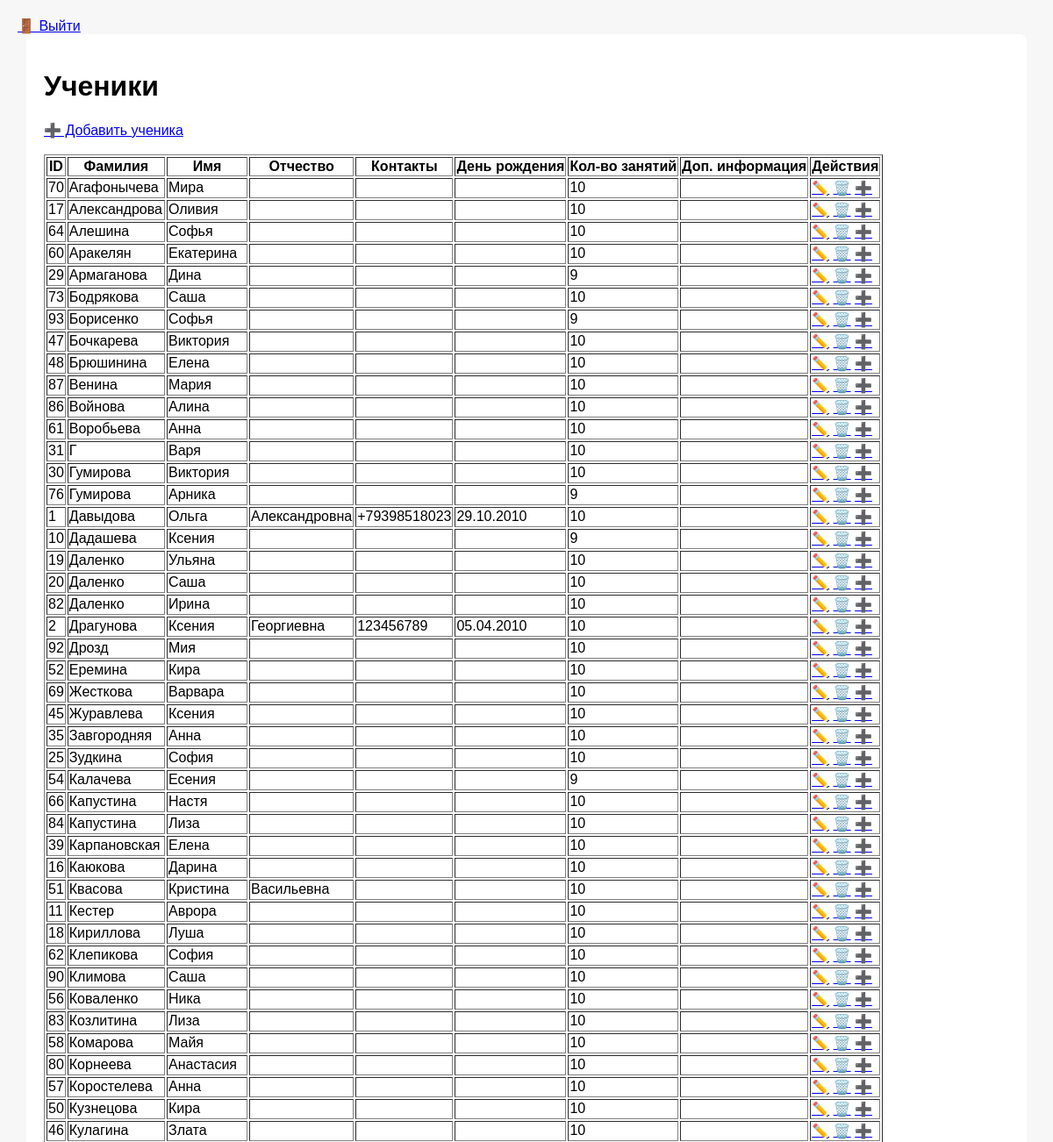
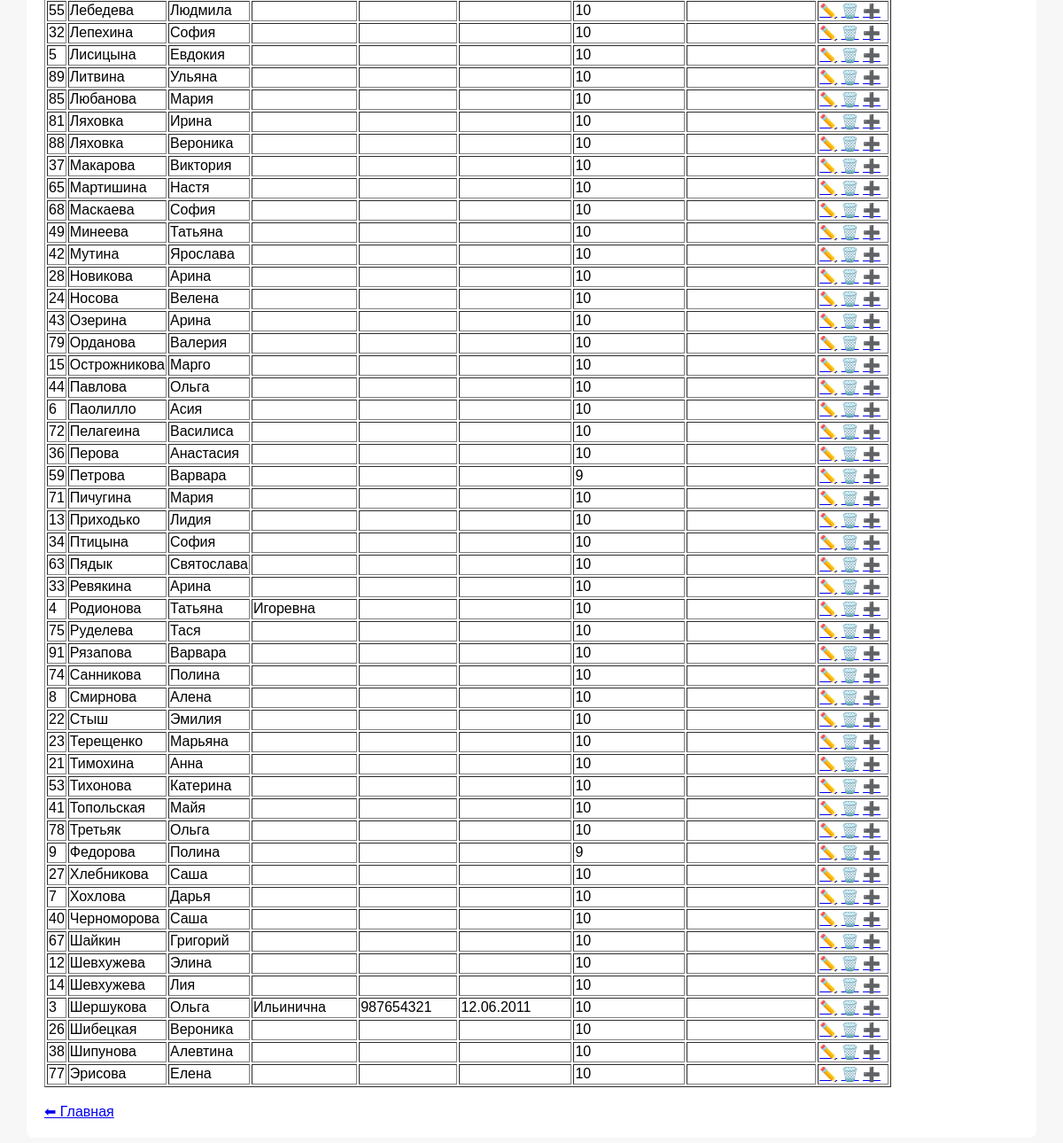
/students (signed in), run on an earlier commit of the app's database (2 pictures, top to bottom).
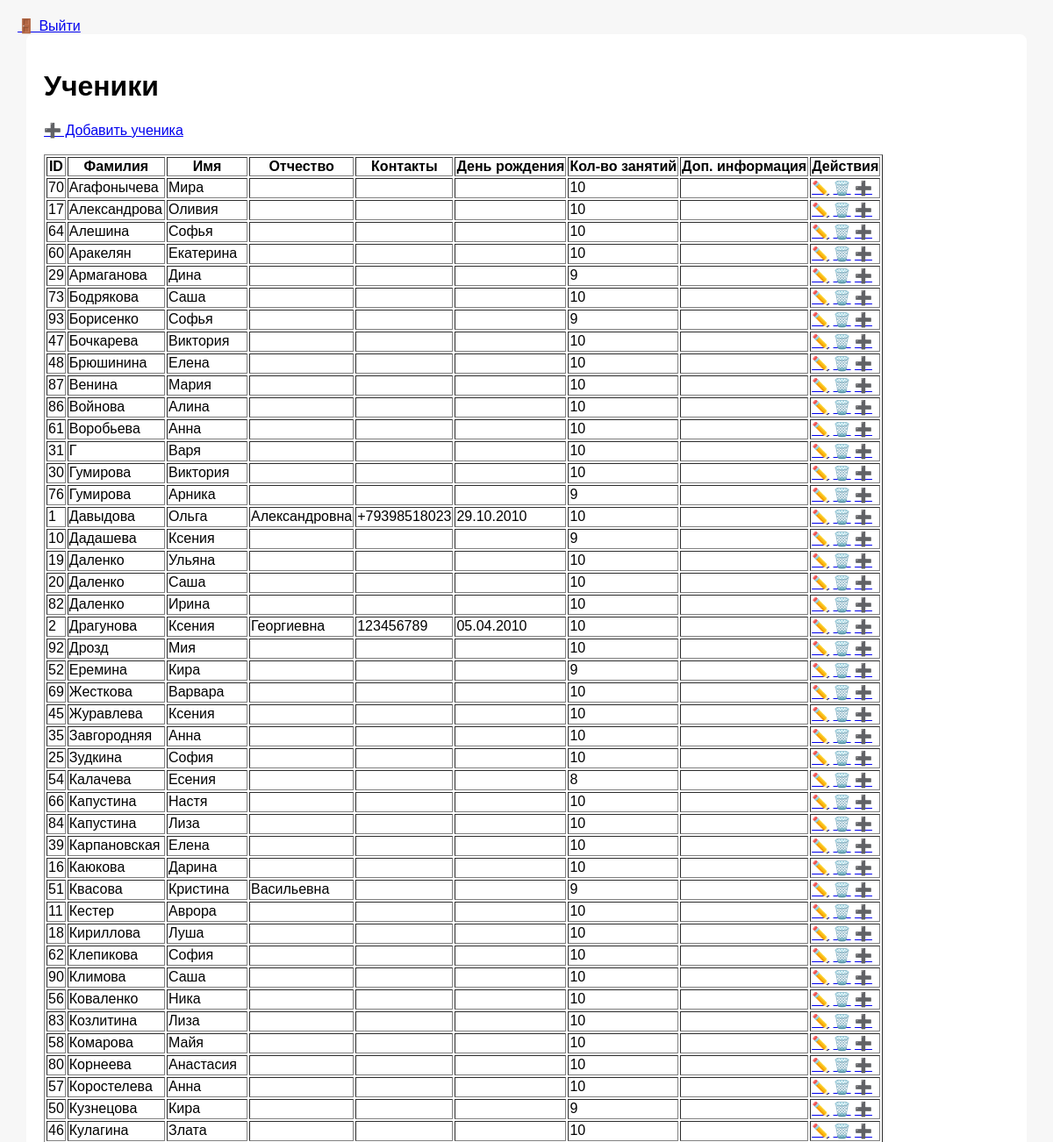
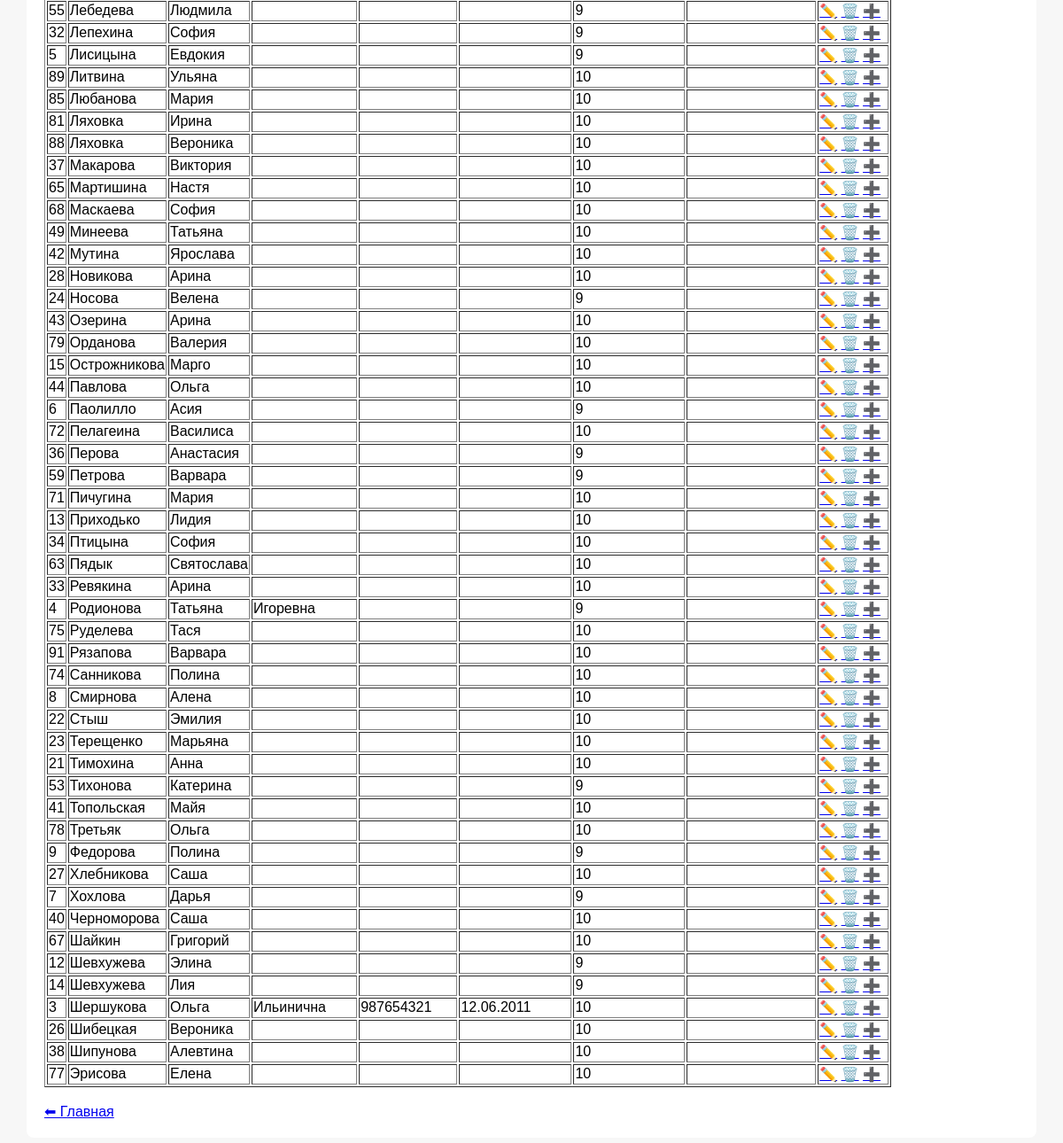
And on a later commit of the database (2 pictures, top to bottom).
### tables this page shows
CREATE TABLE students
                   (
                       id INTEGER PRIMARY KEY AUTOINCREMENT,
                       first_name TEXT NOT NULL,
                       last_name TEXT NOT NULL,
                       middle_name TEXT,
                       contacts TEXT,
                       birthday TEXT,
                       lessons_count INTEGER,
                       additional_info TEXT,
                       creation_date TEXT
                   );

### app.py (the view)
    def wrapper(*args, **kwargs):
        if "user" not in session:
            return redirect(url_for("login"))
        return fn(*args, **kwargs)

### app.py (called while the page is built)
def login_required(fn):
    def wrapper(*args, **kwargs):
        if "user" not in session:
            return redirect(url_for("login"))
        return fn(*args, **kwargs)
    wrapper.__name__ = fn.__name__
    return wrapper

@app.route("/students")
@login_required
def students():
    students = db.get_all_students()
    return render_template("students.html", students=students)

@app.template_filter("ru_date")
@login_required
def ru_date(value):
    if not value:
        return ""
    for fmt in ("%Y.%m.%d", "%Y-%m-%d"):
        try:
            return datetime.strptime(value, fmt).strftime("%d.%m.%Y")
        except ValueError:
            pass
    return value  # если формат неожиданный

### database.py (called while the page is built)
def get_connection():
    conn = sqlite3.connect(DB_NAME)
    conn.row_factory = sqlite3.Row
    return conn

def get_all_students():
    conn = get_connection()
    students = conn.execute("SELECT * FROM students ORDER BY last_name ASC").fetchall()
    conn.close()
    return students

### templates/students.html (shortened to what this page needs)
{% extends "base.html" %}
{% block content %}
<h1>Ученики</h1>
<a href="{{ url_for('add_student') }}">➕ Добавить ученика</a><br><br>
<table border="1">
    <tr>
        <th>ID</th>
        <th>Фамилия</th>
        <th>Имя</th>
        <th>Отчество</th>
        <th>Контакты</th>
        <th>День рождения</th>
        <th>Кол-во занятий</th>
        <th>Доп. информация</th>
        <th>Действия</th>
    </tr>
    {% for student in students %}
    <tr>
        <td>{{ student.id }}</td>
        <td>{{ student.last_name }}</td>
        <td>{{ student.first_name }}</td>
        <td>{{ student.middle_name }}</td>
        <td>{{ student.contacts }}</td>
        <td>{{ student.birthday | ru_date }}</td>
        <td>{{ student.lessons_count }}</td>
        <td>{{ student.additional_info }}</td>
        <td>
            <a href="{{ url_for('edit_student', student_id=student.id) }}">✏️</a>
            <a href="#" class="delete-btn" data-url="{{ url_for('delete_student', student_id=student.id) }}">🗑️</a>
            <a href="{{ url_for('buy_cards', student_id=student.id) }}">➕</a>
        </td>
    </tr>
    {% endfor %}
</table>
<br>
<a href="{{ url_for('index') }}">⬅ Главная</a>
{% endblock %}

### templates/base.html (shortened to what this page needs)
<!DOCTYPE html>
<html lang="ru">
<head>
    <link rel="stylesheet" href="{{ url_for('static', filename='css/styles.css') }}">
</head>
<body>
<a href="{{ url_for('logout') }}">🚪 Выйти</a>
<div class="container">
    {% block content %}{% endblock %}
</div>
</body>
</html>

### static/css/styles.css (style rules this page uses)
body { font-family: Arial, sans-serif; margin: 20px; background: #f7f7f7; }
.container { max-width: 1100px; margin: auto; background: #fff; padding: 20px; border-radius: 8px; }

What changed in the data, as far as the page shows it:
changed students "Еремина": lessons_count "10" → "9"
changed students "Калачева": lessons_count "9" → "8"
changed students "Квасова": lessons_count "10" → "9"
changed students "Кузнецова": lessons_count "10" → "9"
changed students "Лебедева": lessons_count "10" → "9"
changed students "Лепехина": lessons_count "10" → "9"
changed students "Лисицына": lessons_count "10" → "9"
changed students "Носова": lessons_count "10" → "9"
changed students "Паолилло": lessons_count "10" → "9"
changed students "Перова": lessons_count "10" → "9"
changed students "Родионова": lessons_count "10" → "9"
changed students "Тихонова": lessons_count "10" → "9"
changed students "Хохлова": lessons_count "10" → "9"
changed students "Элина": lessons_count "10" → "9"
changed students "Лия": lessons_count "10" → "9"
